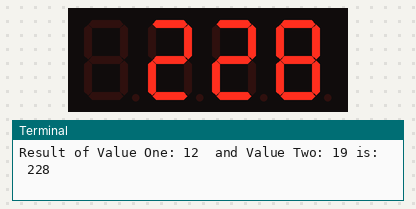
Recording of a program running on a simulated Raspberry Pi (BCM pin numbers). Parts: 4-digit seven-segment display, the last lines printed to the terminal. Random numbers come from a fixed seed.

Above: at 0.1 s.
At 3.1 s:
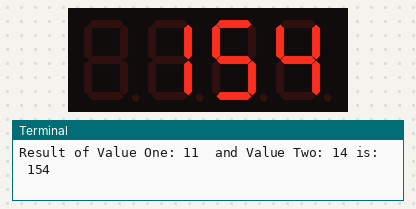
At 9.1 s:
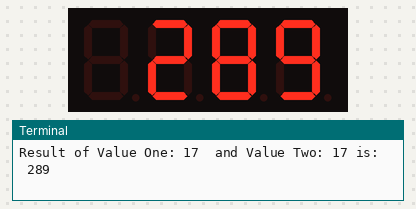
At 18.1 s:
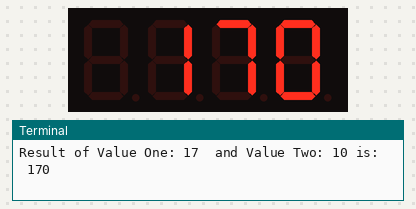
At 27.1 s:
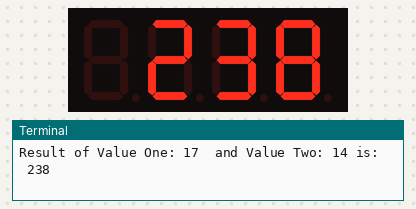
At 36.1 s:
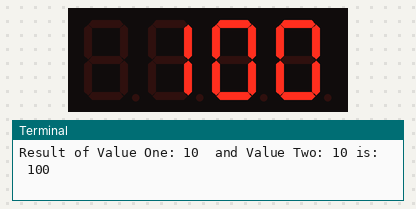

Measured:
- what the display in image 1 shows lasts 3.0 s, from 3.0 s to 6.0 s

The program:

RandomCalculator.py
```python
#!/usr/bin/env python

import RPi.GPIO as GPIO, random, time
from Adafruit_LED_Backpack import SevenSegment

DEBUG = 1

DO_CALC_FREQ = 3
GPIO.setmode(GPIO.BCM)

segment = SevenSegment.SevenSegment(address=0x70)

# Initialize the display. Must be called once before using the display.
segment.begin()

RESULT = 0

stored_values_thousandths = {
  1: 0, # ones spot
  2: 0, # tens spot
  3: 0, # hundreds spot
  4: 0 # thousandths spot
}

def main():
        try:
                while True:

                        VALUE_ONE = random.randint(10,20)
                        VALUE_TWO = random.randint(10,20)
                        RESULT = VALUE_ONE * VALUE_TWO

                        for enum, value in enumerate(str(RESULT)[::-1], 1):
                                stored_values_thousandths[enum] = int(value)


                        print ("Result of Value One:", VALUE_ONE, " and Value Two:", VALUE_TWO, "is: ", RESULT)

                        segment.set_digit(1 , stored_values_thousandths[3])
                        segment.set_digit(2 , stored_values_thousandths[2])
                        segment.set_digit(3 , stored_values_thousandths[1])

                        segment.write_display()

                        time.sleep(DO_CALC_FREQ)
        except KeyboardInterrupt:
                segment.clear()
                segment.write_display()
                GPIO.cleanup()

if __name__ == "__main__":
    main()
```
